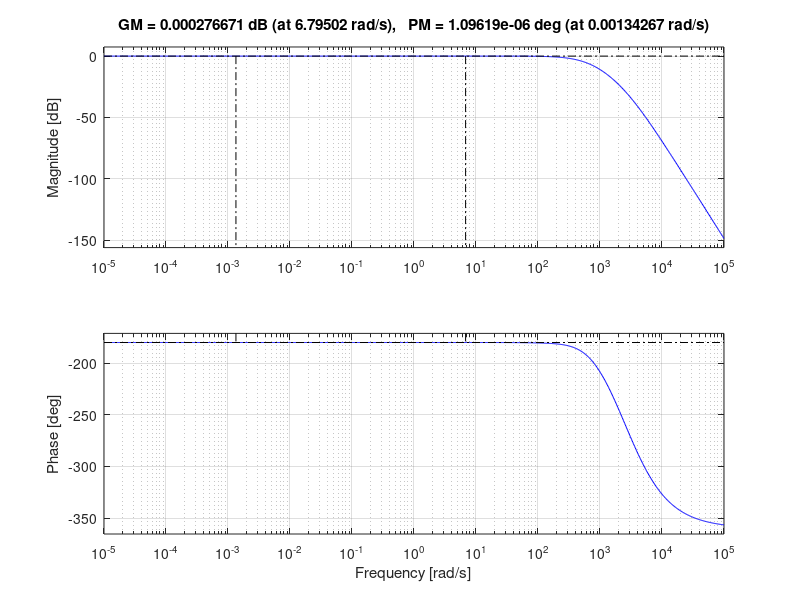

The MATLAB source for this figure:

num = [0, 0, 0, 608.2];
denom = [0.01736, 62, 2500, 0.7];
sys = tf(num, denom);

[A, B, C, D] = tf2ss(num, denom);

G = ss(A, B, C, D);

sf_poles = [-2989.611; -5.779; -0.001];

[A, B, C, D] = ssdata(G);
K = place(A, B, sf_poles);

sf_ltf = ss(A, B, K, 0);

tf(sf_ltf);
margin(sf_ltf);

ob_poles = [-2989.611; -5.779; -0.001];
L = place(A', C', ob_poles);
L = L';


C_ss = ss(A - B*K-L*C, L, K, 0);
F_ss = ss(A - B*K-L*C, B, -K, -1);

obc_ltf = G*C_ss;
tf(obc_ltf);
margin(obc_ltf);
% t = 0:0.01:2;
% u = zeros(size(t));
% x0 = [0.001 0 0];
% 
% sys = ss(A,B,C,0);
% 
% [y,t,x] = lsim(sys,u,t,x0);
% plot(t,y)
% title('Open-Loop Response to Non-Zero Initial Condition')
% xlabel('Time (sec)')
% ylabel('Ball Position (m)')
% 
% 
% p1 = -10 + 10i;
% p2 = -10 - 10i;
% p3 = -50;
% 
% K = place(A,B,[p1 p2 p3]);
% sys_cl = ss(A-B*K,B,C,0);
% 
% lsim(sys_cl,u,t,x0);
% xlabel('Time (sec)')
% ylabel('Ball Position (m)')
% 
% p1 = -20 + 20i;
% p2 = -20 - 20i;
% p3 = -100;
% 
% K = place(A,B,[p1 p2 p3]);
% sys_cl = ss(A-B*K,B,C,0);
% 
% lsim(sys_cl,u,t,x0);
% xlabel('Time (sec)')
% ylabel('Ball Position (m)')
% 
% 
% t = 0:0.01:2;
% u = 0.001*ones(size(t));
% 
% sys_cl = ss(A-B*K,B,C,0);
% 
% lsim(sys_cl,u,t);
% xlabel('Time (sec)')
% ylabel('Ball Position (m)')
% axis([0 2 -4E-6 0])
% 
% Nbar = rscale(sys,K)
% 
% lsim(sys_cl,Nbar*u,t)
% title('Linear Simulation Results (with Nbar)')
% xlabel('Time (sec)')
% ylabel('Ball Position (m)')
% axis([0 2 0 1.2*10^-3])
% 
% op1 = -100;
% op2 = -101;
% op3 = -102;
% 
% L = place(A',C',[op1 op2 op3])';
% 
% At = [ A-B*K             B*K
%        zeros(size(A))    A-L*C ];
% 

